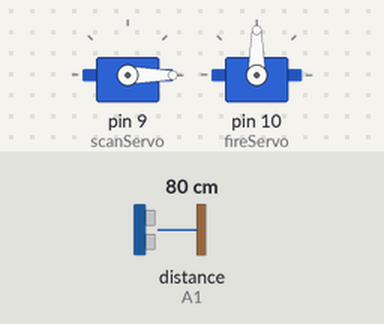
This sketch was run on a simulated Arduino Uno, built with avr-gcc and run on an emulated ATmega328P. Shown: 2 × servo. Wiring (inferred from the names in the program): ultrasonic range finder: trigger A0; echo A1. Inputs (shaded band) come from the test bench; at power-on: distance to the obstacle (sensor on A1) 80 cm. The echo pulse lasts 58.3 µs per cm; what the sketch prints to the serial monitor is not drawn.

Above: at 0.02 s.
1.3 s: distance to the obstacle (sensor on A1) set to 36 cm
4.3 s: distance to the obstacle (sensor on A1) set to 28 cm
At 6.1 s:
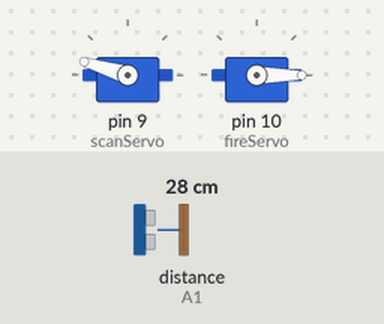
7.3 s: distance to the obstacle (sensor on A1) set to 35 cm
At 8.78 s:
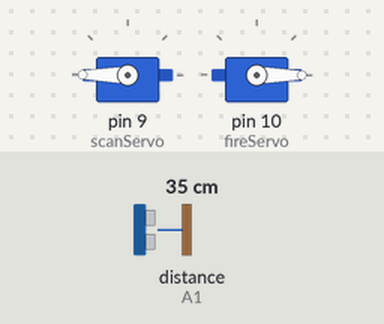
10.3 s: distance to the obstacle (sensor on A1) set to 299 cm
13.3 s: distance to the obstacle (sensor on A1) set to 2 cm
At 14.1 s:
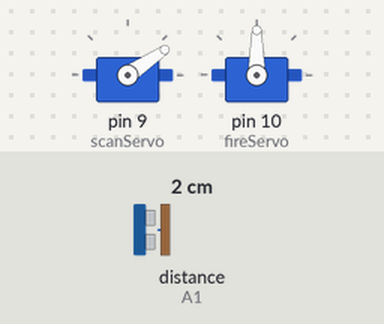
16.3 s: distance to the obstacle (sensor on A1) set to 60 cm
At 17.1 s:
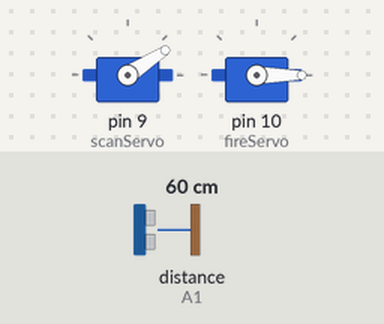
Timing chart, 0 to 20.3 s (numbered marks = the images above; inputs shaded):
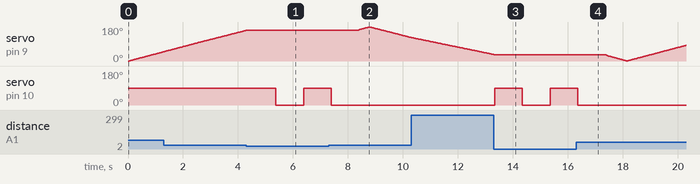

The sketch:

quickfire_defense.ino
```cpp
/*
 * ============================================================================
 *  Terrain Scout III — QuickFire Defense Module
 * ============================================================================
 *
 *  Automated threat response system with ultrasonic proximity detection.
 *  When a target enters the defined engagement zone (<30 cm), the system
 *  triggers a rapid-fire mechanism via servo-actuated launcher.
 *
 *  Working Principle:
 *    1. Servo1 sweeps 0°–180° scanning for threats
 *    2. HC-SR04 measures distance at each angle
 *    3. If target is within engagement range → trigger Servo2
 *    4. Servo2 actuates the firing mechanism
 *    5. Auto-reset after cooldown period
 *
 *  Hardware:
 *    - Arduino UNO + L293D Motor Shield
 *    - Servo Motor MG995 (scan sweep — pin 9)
 *    - Servo Motor MG995 (fire trigger — pin 10)
 *    - HC-SR04 Ultrasonic Sensor (Trig: A0, Echo: A1)
 *
 *  Author: Harsh Yadav
 *  Project: Terrain Scout III — Multi-Operational Defence Rover
 * ============================================================================
 */

#include <Wire.h>
#include <Adafruit_MotorShield.h>
#include "utility/Adafruit_MS_PWMServoDriver.h"
#include <Servo.h>

// ─── Pin Configuration ──────────────────────────────────────────
#define TRIG_PIN    A0
#define ECHO_PIN    A1

// ─── QuickFire Parameters ───────────────────────────────────────
#define SCAN_DELAY           15     // Delay between scan steps (ms)
#define ENGAGEMENT_RANGE     30     // Fire threshold distance (cm)
#define FIRE_ANGLE           90     // Trigger servo angle (degrees)
#define FIRE_HOLD            1000   // Trigger hold time (ms)
#define COOLDOWN_PERIOD      1000   // Cooldown between shots (ms)

// ─── Hardware Objects ───────────────────────────────────────────
Adafruit_MotorShield AFMS = Adafruit_MotorShield();
Servo scanServo;      // Servo 1: Scan sweep (0°–180°)
Servo fireServo;      // Servo 2: Fire trigger actuator

void setup() {
  Serial.begin(9600);
  Serial.println("[TS-III] QuickFire Defense System Armed");

  // Initialize motor shield
  AFMS.begin();

  // Attach servos
  scanServo.attach(9);
  fireServo.attach(10);

  // Configure ultrasonic sensor
  pinMode(TRIG_PIN, OUTPUT);
  pinMode(ECHO_PIN, INPUT);

  Serial.println("[TS-III] Scanning for threats...");
}

void loop() {
  // ─── Forward Scan (0° → 180°) ──────────────────────────────
  for (int angle = 0; angle <= 180; angle++) {
    scanServo.write(angle);
    delay(SCAN_DELAY);

    int distance = measureDistance();
    reportThreatData(angle, distance);

    if (distance > 0 && distance <= ENGAGEMENT_RANGE) {
      engageTarget(angle, distance);
    }
  }

  // ─── Return Scan (180° → 0°) ───────────────────────────────
  for (int angle = 180; angle > 0; angle--) {
    scanServo.write(angle);
    delay(SCAN_DELAY);

    int distance = measureDistance();
    reportThreatData(angle, distance);

    if (distance > 0 && distance <= ENGAGEMENT_RANGE) {
      engageTarget(angle, distance);
    }
  }
}

/**
 * Measure distance using HC-SR04 ultrasonic sensor.
 *
 * @return Distance in centimeters
 */
int measureDistance() {
  digitalWrite(TRIG_PIN, LOW);
  delayMicroseconds(2);
  digitalWrite(TRIG_PIN, HIGH);
  delayMicroseconds(10);
  digitalWrite(TRIG_PIN, LOW);

  long duration = pulseIn(ECHO_PIN, HIGH);
  int distance = duration * 0.034 / 2;
  return distance;
}

/**
 * Report scan data to serial monitor.
 * Output format: "Angle: <deg>, Distance: <cm>"
 */
void reportThreatData(int angle, int distance) {
  Serial.print("Angle: ");
  Serial.print(angle);
  Serial.print(", Distance: ");
  Serial.println(distance);
}

/**
 * Engage detected target — activate firing mechanism.
 *
 * @param angle    Current scan angle where target was detected
 * @param distance Distance to target in cm
 */
void engageTarget(int angle, int distance) {
  Serial.print("[ENGAGE] Target at ");
  Serial.print(angle);
  Serial.print("°, ");
  Serial.print(distance);
  Serial.println(" cm — FIRING!");

  // Actuate fire mechanism
  fireServo.write(FIRE_ANGLE);
  delay(FIRE_HOLD);

  // Reset fire mechanism
  fireServo.write(0);
  delay(COOLDOWN_PERIOD);
}
```

Measured:
- the behaviour switches between 32 and 31 cm on distance to the obstacle (sensor on A1) (found by bisection; images 0 and 1)
- after the input at 4.3 s, servo on pin 10 (fireServo): 90° → 0° after 1.1 s, → 90° 1.0 s later
- after the input at 7.3 s, servo on pin 10 (fireServo): goes on until 7.4 s, then stays 0°
- after the input at 13.3 s, servo on pin 10 (fireServo): 0° → 90° at once, → 0° 1.0 s later, → 90° 1.0 s later
- after the input at 16.3 s, servo on pin 10 (fireServo): goes on until 16.4 s, then stays 0°
